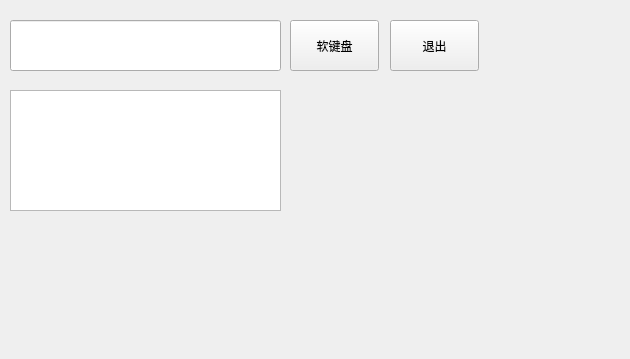
<?xml version="1.0" encoding="UTF-8"?>
<ui version="4.0">
 <class>TestForm</class>
 <widget class="QWidget" name="TestForm">
  <property name="geometry">
   <rect>
    <x>0</x>
    <y>0</y>
    <width>630</width>
    <height>359</height>
   </rect>
  </property>
  <property name="windowTitle">
   <string>Form</string>
  </property>
  <widget class="QLineEdit" name="lineEdit">
   <property name="geometry">
    <rect>
     <x>10</x>
     <y>20</y>
     <width>271</width>
     <height>51</height>
    </rect>
   </property>
  </widget>
  <widget class="QPushButton" name="pushButton">
   <property name="geometry">
    <rect>
     <x>290</x>
     <y>20</y>
     <width>89</width>
     <height>51</height>
    </rect>
   </property>
   <property name="text">
    <string>软键盘</string>
   </property>
  </widget>
  <widget class="QPushButton" name="pushButton_2">
   <property name="geometry">
    <rect>
     <x>390</x>
     <y>20</y>
     <width>89</width>
     <height>51</height>
    </rect>
   </property>
   <property name="text">
    <string>退出</string>
   </property>
  </widget>
  <widget class="QTextEdit" name="textEdit">
   <property name="geometry">
    <rect>
     <x>10</x>
     <y>90</y>
     <width>271</width>
     <height>121</height>
    </rect>
   </property>
  </widget>
 </widget>
 <resources/>
 <connections/>
</ui>
